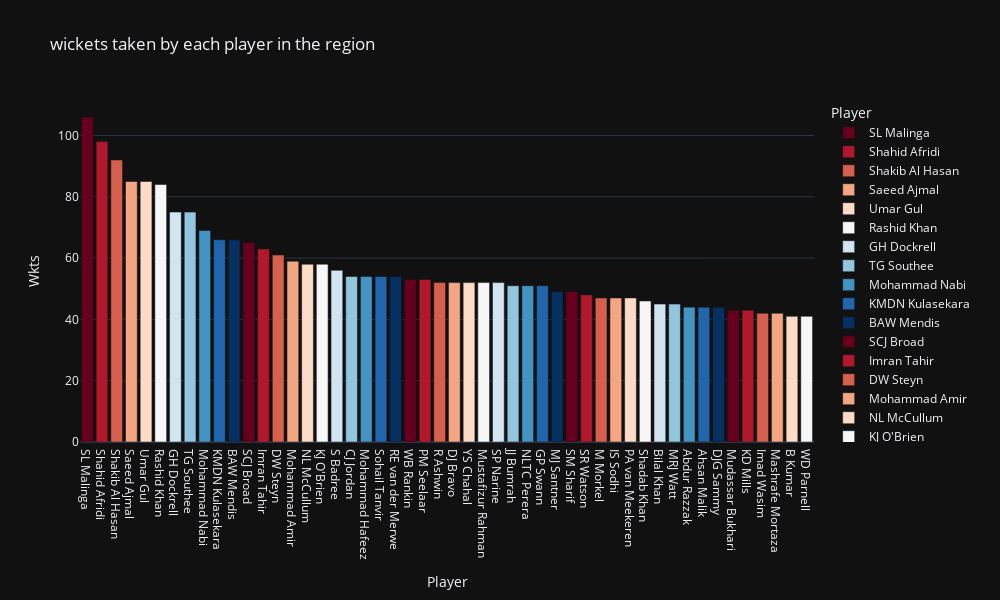

This figure's notebook cell:
### Code cell
#plotting
px.bar(bowling_t20.head(50), x="Player", y="Wkts", color="Player", title="wickets taken by each player in the region"
       , color_discrete_sequence=px.colors.sequential.RdBu, height=600, width=1000, template="plotly_dark",
       labels={"Final Region": "Region", "HS": "Matches Played"})

### Figure 1 — Plotly figure (JSON) as saved in the notebook; plotly's stock layout.template omitted (floating-point values rounded to 4 significant figures)
{"data": [{"alignmentgroup": "True", "hovertemplate": "Player=%{x}<br>Wkts=%{y}<extra></extra>", "legendgroup": "SL Malinga ", "marker": {"color": "rgb(103,0,31)", "pattern": {"shape": ""}}, "name": "SL Malinga ", "offsetgroup": "SL Malinga ", "orientation": "v", "showlegend": true, "textposition": "auto", "type": "bar", "x": ["SL Malinga "], "xaxis": "x", "y": [106], "yaxis": "y"}, {"alignmentgroup": "True", "hovertemplate": "Player=%{x}<br>Wkts=%{y}<extra></extra>", "legendgroup": "Shahid Afridi ", "marker": {"color": "rgb(178,24,43)", "pattern": {"shape": ""}}, "name": "Shahid Afridi ", "offsetgroup": "Shahid Afridi ", "orientation": "v", "showlegend": true, "textposition": "auto", "type": "bar", "x": ["Shahid Afridi "], "xaxis": "x", "y": [98], "yaxis": "y"}, {"alignmentgroup": "True", "hovertemplate": "Player=%{x}<br>Wkts=%{y}<extra></extra>", "legendgroup": "Shakib Al Hasan ", "marker": {"color": "rgb(214,96,77)", "pattern": {"shape": ""}}, "name": "Shakib Al Hasan ", "offsetgroup": "Shakib Al Hasan ", "orientation": "v", "showlegend": true, "textposition": "auto", "type": "bar", "x": ["Shakib Al Hasan "], "xaxis": "x", "y": [92], "yaxis": "y"}, {"alignmentgroup": "True", "hovertemplate": "Player=%{x}<br>Wkts=%{y}<extra></extra>", "legendgroup": "Saeed Ajmal ", "marker": {"color": "rgb(244,165,130)", "pattern": {"shape": ""}}, "name": "Saeed Ajmal ", "offsetgroup": "Saeed Ajmal ", "orientation": "v", "showlegend": true, "textposition": "auto", "type": "bar", "x": ["Saeed Ajmal "], "xaxis": "x", "y": [85], "yaxis": "y"}, {"alignmentgroup": "True", "hovertemplate": "Player=%{x}<br>Wkts=%{y}<extra></extra>", "legendgroup": "Umar Gul ", "marker": {"color": "rgb(253,219,199)", "pattern": {"shape": ""}}, "name": "Umar Gul ", "offsetgroup": "Umar Gul ", "orientation": "v", "showlegend": true, "textposition": "auto", "type": "bar", "x": ["Umar Gul "], "xaxis": "x", "y": [85], "yaxis": "y"}, {"alignmentgroup": "True", "hovertemplate": "Player=%{x}<br>Wkts=%{y}<extra></extra>", "legendgroup": "Rashid Khan ", "marker": {"color": "rgb(247,247,247)", "pattern": {"shape": ""}}, "name": "Rashid Khan ", "offsetgroup": "Rashid Khan ", "orientation": "v", "showlegend": true, "textposition": "auto", "type": "bar", "x": ["Rashid Khan "], "xaxis": "x", "y": [84], "yaxis": "y"}, {"alignmentgroup": "True", "hovertemplate": "Player=%{x}<br>Wkts=%{y}<extra></extra>", "legendgroup": "GH Dockrell ", "marker": {"color": "rgb(209,229,240)", "pattern": {"shape": ""}}, "name": "GH Dockrell ", "offsetgroup": "GH Dockrell ", "orientation": "v", "showlegend": true, "textposition": "auto", "type": "bar", "x": ["GH Dockrell "], "xaxis": "x", "y": [75], "yaxis": "y"}, {"alignmentgroup": "True", "hovertemplate": "Player=%{x}<br>Wkts=%{y}<extra></extra>", "legendgroup": "TG Southee ", "marker": {"color": "rgb(146,197,222)", "pattern": {"shape": ""}}, "name": "TG Southee ", "offsetgroup": "TG Southee ", "orientation": "v", "showlegend": true, "textposition": "auto", "type": "bar", "x": ["TG Southee "], "xaxis": "x", "y": [75], "yaxis": "y"}, {"alignmentgroup": "True", "hovertemplate": "Player=%{x}<br>Wkts=%{y}<extra></extra>", "legendgroup": "Mohammad Nabi ", "marker": {"color": "rgb(67,147,195)", "pattern": {"shape": ""}}, "name": "Mohammad Nabi ", "offsetgroup": "Mohammad Nabi ", "orientation": "v", "showlegend": true, "textposition": "auto", "type": "bar", "x": ["Mohammad Nabi "], "xaxis": "x", "y": [69], "yaxis": "y"}, {"alignmentgroup": "True", "hovertemplate": "Player=%{x}<br>Wkts=%{y}<extra></extra>", "legendgroup": "KMDN Kulasekara ", "marker": {"color": "rgb(33,102,172)", "pattern": {"shape": ""}}, "name": "KMDN Kulasekara ", "offsetgroup": "KMDN Kulasekara ", "orientation": "v", "showlegend": true, "textposition": "auto", "type": "bar", "x": ["KMDN Kulasekara "], "xaxis": "x", "y": [66], "yaxis": "y"}, {"alignmentgroup": "True", "hovertemplate": "Player=%{x}<br>Wkts=%{y}<extra></extra>", "legendgroup": "BAW Mendis ", "marker": {"color": "rgb(5,48,97)", "pattern": {"shape": ""}}, "name": "BAW Mendis ", "offsetgroup": "BAW Mendis ", "orientation": "v", "showlegend": true, "textposition": "auto", "type": "bar", "x": ["BAW Mendis "], "xaxis": "x", "y": [66], "yaxis": "y"}, {"alignmentgroup": "True", "hovertemplate": "Player=%{x}<br>Wkts=%{y}<extra></extra>", "legendgroup": "SCJ Broad ", "marker": {"color": "rgb(103,0,31)", "pattern": {"shape": ""}}, "name": "SCJ Broad ", "offsetgroup": "SCJ Broad ", "orientation": "v", "showlegend": true, "textposition": "auto", "type": "bar", "x": ["SCJ Broad "], "xaxis": "x", "y": [65], "yaxis": "y"}, {"alignmentgroup": "True", "hovertemplate": "Player=%{x}<br>Wkts=%{y}<extra></extra>", "legendgroup": "Imran Tahir ", "marker": {"color": "rgb(178,24,43)", "pattern": {"shape": ""}}, "name": "Imran Tahir ", "offsetgroup": "Imran Tahir ", "orientation": "v", "showlegend": true, "textposition": "auto", "type": "bar", "x": ["Imran Tahir "], "xaxis": "x", "y": [63], "yaxis": "y"}, {"alignmentgroup": "True", "hovertemplate": "Player=%{x}<br>Wkts=%{y}<extra></extra>", "legendgroup": "DW Steyn ", "marker": {"color": "rgb(214,96,77)", "pattern": {"shape": ""}}, "name": "DW Steyn ", "offsetgroup": "DW Steyn ", "orientation": "v", "showlegend": true, "textposition": "auto", "type": "bar", "x": ["DW Steyn "], "xaxis": "x", "y": [61], "yaxis": "y"}, {"alignmentgroup": "True", "hovertemplate": "Player=%{x}<br>Wkts=%{y}<extra></extra>", "legendgroup": "Mohammad Amir ", "marker": {"color": "rgb(244,165,130)", "pattern": {"shape": ""}}, "name": "Mohammad Amir ", "offsetgroup": "Mohammad Amir ", "orientation": "v", "showlegend": true, "textposition": "auto", "type": "bar", "x": ["Mohammad Amir "], "xaxis": "x", "y": [59], "yaxis": "y"}, {"alignmentgroup": "True", "hovertemplate": "Player=%{x}<br>Wkts=%{y}<extra></extra>", "legendgroup": "NL McCullum ", "marker": {"color": "rgb(253,219,199)", "pattern": {"shape": ""}}, "name": "NL McCullum ", "offsetgroup": "NL McCullum ", "orientation": "v", "showlegend": true, "textposition": "auto", "type": "bar", "x": ["NL McCullum "], "xaxis": "x", "y": [58], "yaxis": "y"}, {"alignmentgroup": "True", "hovertemplate": "Player=%{x}<br>Wkts=%{y}<extra></extra>", "legendgroup": "KJ O'Brien ", "marker": {"color": "rgb(247,247,247)", "pattern": {"shape": ""}}, "name": "KJ O'Brien ", "offsetgroup": "KJ O'Brien ", "orientation": "v", "showlegend": true, "textposition": "auto", "type": "bar", "x": ["KJ O'Brien "], "xaxis": "x", "y": [58], "yaxis": "y"}, {"alignmentgroup": "True", "hovertemplate": "Player=%{x}<br>Wkts=%{y}<extra></extra>", "legendgroup": "S Badree ", "marker": {"color": "rgb(209,229,240)", "pattern": {"shape": ""}}, "name": "S Badree ", "offsetgroup": "S Badree ", "orientation": "v", "showlegend": true, "textposition": "auto", "type": "bar", "x": ["S Badree "], "xaxis": "x", "y": [56], "yaxis": "y"}, {"alignmentgroup": "True", "hovertemplate": "Player=%{x}<br>Wkts=%{y}<extra></extra>", "legendgroup": "CJ Jordan ", "marker": {"color": "rgb(146,197,222)", "pattern": {"shape": ""}}, "name": "CJ Jordan ", "offsetgroup": "CJ Jordan ", "orientation": "v", "showlegend": true, "textposition": "auto", "type": "bar", "x": ["CJ Jordan "], "xaxis": "x", "y": [54], "yaxis": "y"}, {"alignmentgroup": "True", "hovertemplate": "Player=%{x}<br>Wkts=%{y}<extra></extra>", "legendgroup": "Mohammad Hafeez ", "marker": {"color": "rgb(67,147,195)", "pattern": {"shape": ""}}, "name": "Mohammad Hafeez ", "offsetgroup": "Mohammad Hafeez ", "orientation": "v", "showlegend": true, "textposition": "auto", "type": "bar", "x": ["Mohammad Hafeez "], "xaxis": "x", "y": [54], "yaxis": "y"}, {"alignmentgroup": "True", "hovertemplate": "Player=%{x}<br>Wkts=%{y}<extra></extra>", "legendgroup": "Sohail Tanvir ", "marker": {"color": "rgb(33,102,172)", "pattern": {"shape": ""}}, "name": "Sohail Tanvir ", "offsetgroup": "Sohail Tanvir ", "orientation": "v", "showlegend": true, "textposition": "auto", "type": "bar", "x": ["Sohail Tanvir "], "xaxis": "x", "y": [54], "yaxis": "y"}, {"alignmentgroup": "True", "hovertemplate": "Player=%{x}<br>Wkts=%{y}<extra></extra>", "legendgroup": "RE van der Merwe ", "marker": {"color": "rgb(5,48,97)", "pattern": {"shape": ""}}, "name": "RE van der Merwe ", "offsetgroup": "RE van der Merwe ", "orientation": "v", "showlegend": true, "textposition": "auto", "type": "bar", "x": ["RE van der Merwe "], "xaxis": "x", "y": [54], "yaxis": "y"}, {"alignmentgroup": "True", "hovertemplate": "Player=%{x}<br>Wkts=%{y}<extra></extra>", "legendgroup": "WB Rankin ", "marker": {"color": "rgb(103,0,31)", "pattern": {"shape": ""}}, "name": "WB Rankin ", "offsetgroup": "WB Rankin ", "orientation": "v", "showlegend": true, "textposition": "auto", "type": "bar", "x": ["WB Rankin "], "xaxis": "x", "y": [53], "yaxis": "y"}, {"alignmentgroup": "True", "hovertemplate": "Player=%{x}<br>Wkts=%{y}<extra></extra>", "legendgroup": "PM Seelaar ", "marker": {"color": "rgb(178,24,43)", "pattern": {"shape": ""}}, "name": "PM Seelaar ", "offsetgroup": "PM Seelaar ", "orientation": "v", "showlegend": true, "textposition": "auto", "type": "bar", "x": ["PM Seelaar "], "xaxis": "x", "y": [53], "yaxis": "y"}, {"alignmentgroup": "True", "hovertemplate": "Player=%{x}<br>Wkts=%{y}<extra></extra>", "legendgroup": "R Ashwin ", "marker": {"color": "rgb(214,96,77)", "pattern": {"shape": ""}}, "name": "R Ashwin ", "offsetgroup": "R Ashwin ", "orientation": "v", "showlegend": true, "textposition": "auto", "type": "bar", "x": ["R Ashwin "], "xaxis": "x", "y": [52], "yaxis": "y"}, {"alignmentgroup": "True", "hovertemplate": "Player=%{x}<br>Wkts=%{y}<extra></extra>", "legendgroup": "DJ Bravo ", "marker": {"color": "rgb(244,165,130)", "pattern": {"shape": ""}}, "name": "DJ Bravo ", "offsetgroup": "DJ Bravo ", "orientation": "v", "showlegend": true, "textposition": "auto", "type": "bar", "x": ["DJ Bravo "], "xaxis": "x", "y": [52], "yaxis": "y"}, {"alignmentgroup": "True", "hovertemplate": "Player=%{x}<br>Wkts=%{y}<extra></extra>", "legendgroup": "YS Chahal ", "marker": {"color": "rgb(253,219,199)", "pattern": {"shape": ""}}, "name": "YS Chahal ", "offsetgroup": "YS Chahal ", "orientation": "v", "showlegend": true, "textposition": "auto", "type": "bar", "x": ["YS Chahal "], "xaxis": "x", "y": [52], "yaxis": "y"}, {"alignmentgroup": "True", "hovertemplate": "Player=%{x}<br>Wkts=%{y}<extra></extra>", "legendgroup": "Mustafizur Rahman ", "marker": {"color": "rgb(247,247,247)", "pattern": {"shape": ""}}, "name": "Mustafizur Rahman ", "offsetgroup": "Mustafizur Rahman ", "orientation": "v", "showlegend": true, "textposition": "auto", "type": "bar", "x": ["Mustafizur Rahman "], "xaxis": "x", "y": [52], "yaxis": "y"}, {"alignmentgroup": "True", "hovertemplate": "Player=%{x}<br>Wkts=%{y}<extra></extra>", "legendgroup": "SP Narine ", "marker": {"color": "rgb(209,229,240)", "pattern": {"shape": ""}}, "name": "SP Narine ", "offsetgroup": "SP Narine ", "orientation": "v", "showlegend": true, "textposition": "auto", "type": "bar", "x": ["SP Narine "], "xaxis": "x", "y": [52], "yaxis": "y"}, {"alignmentgroup": "True", "hovertemplate": "Player=%{x}<br>Wkts=%{y}<extra></extra>", "legendgroup": "JJ Bumrah ", "marker": {"color": "rgb(146,197,222)", "pattern": {"shape": ""}}, "name": "JJ Bumrah ", "offsetgroup": "JJ Bumrah ", "orientation": "v", "showlegend": true, "textposition": "auto", "type": "bar", "x": ["JJ Bumrah "], "xaxis": "x", "y": [51], "yaxis": "y"}, {"alignmentgroup": "True", "hovertemplate": "Player=%{x}<br>Wkts=%{y}<extra></extra>", "legendgroup": "NLTC Perera ", "marker": {"color": "rgb(67,147,195)", "pattern": {"shape": ""}}, "name": "NLTC Perera ", "offsetgroup": "NLTC Perera ", "orientation": "v", "showlegend": true, "textposition": "auto", "type": "bar", "x": ["NLTC Perera "], "xaxis": "x", "y": [51], "yaxis": "y"}, {"alignmentgroup": "True", "hovertemplate": "Player=%{x}<br>Wkts=%{y}<extra></extra>", "legendgroup": "GP Swann ", "marker": {"color": "rgb(33,102,172)", "pattern": {"shape": ""}}, "name": "GP Swann ", "offsetgroup": "GP Swann ", "orientation": "v", "showlegend": true, "textposition": "auto", "type": "bar", "x": ["GP Swann "], "xaxis": "x", "y": [51], "yaxis": "y"}, {"alignmentgroup": "True", "hovertemplate": "Player=%{x}<br>Wkts=%{y}<extra></extra>", "legendgroup": "MJ Santner ", "marker": {"color": "rgb(5,48,97)", "pattern": {"shape": ""}}, "name": "MJ Santner ", "offsetgroup": "MJ Santner ", "orientation": "v", "showlegend": true, "textposition": "auto", "type": "bar", "x": ["MJ Santner "], "xaxis": "x", "y": [49], "yaxis": "y"}, {"alignmentgroup": "True", "hovertemplate": "Player=%{x}<br>Wkts=%{y}<extra></extra>", "legendgroup": "SM Sharif ", "marker": {"color": "rgb(103,0,31)", "pattern": {"shape": ""}}, "name": "SM Sharif ", "offsetgroup": "SM Sharif ", "orientation": "v", "showlegend": true, "textposition": "auto", "type": "bar", "x": ["SM Sharif "], "xaxis": "x", "y": [49], "yaxis": "y"}, {"alignmentgroup": "True", "hovertemplate": "Player=%{x}<br>Wkts=%{y}<extra></extra>", "legendgroup": "SR Watson ", "marker": {"color": "rgb(178,24,43)", "pattern": {"shape": ""}}, "name": "SR Watson ", "offsetgroup": "SR Watson ", "orientation": "v", "showlegend": true, "textposition": "auto", "type": "bar", "x": ["SR Watson "], "xaxis": "x", "y": [48], "yaxis": "y"}, {"alignmentgroup": "True", "hovertemplate": "Player=%{x}<br>Wkts=%{y}<extra></extra>", "legendgroup": "M Morkel ", "marker": {"color": "rgb(214,96,77)", "pattern": {"shape": ""}}, "name": "M Morkel ", "offsetgroup": "M Morkel ", "orientation": "v", "showlegend": true, "textposition": "auto", "type": "bar", "x": ["M Morkel "], "xaxis": "x", "y": [47], "yaxis": "y"}, {"alignmentgroup": "True", "hovertemplate": "Player=%{x}<br>Wkts=%{y}<extra></extra>", "legendgroup": "IS Sodhi ", "marker": {"color": "rgb(244,165,130)", "pattern": {"shape": ""}}, "name": "IS Sodhi ", "offsetgroup": "IS Sodhi ", "orientation": "v", "showlegend": true, "textposition": "auto", "type": "bar", "x": ["IS Sodhi "], "xaxis": "x", "y": [47], "yaxis": "y"}, {"alignmentgroup": "True", "hovertemplate": "Player=%{x}<br>Wkts=%{y}<extra></extra>", "legendgroup": "PA van Meekeren ", "marker": {"color": "rgb(253,219,199)", "pattern": {"shape": ""}}, "name": "PA van Meekeren ", "offsetgroup": "PA van Meekeren ", "orientation": "v", "showlegend": true, "textposition": "auto", "type": "bar", "x": ["PA van Meekeren "], "xaxis": "x", "y": [47], "yaxis": "y"}, {"alignmentgroup": "True", "hovertemplate": "Player=%{x}<br>Wkts=%{y}<extra></extra>", "legendgroup": "Shadab Khan ", "marker": {"color": "rgb(247,247,247)", "pattern": {"shape": ""}}, "name": "Shadab Khan ", "offsetgroup": "Shadab Khan ", "orientation": "v", "showlegend": true, "textposition": "auto", "type": "bar", "x": ["Shadab Khan "], "xaxis": "x", "y": [46], "yaxis": "y"}, {"alignmentgroup": "True", "hovertemplate": "Player=%{x}<br>Wkts=%{y}<extra></extra>", "legendgroup": "Bilal Khan ", "marker": {"color": "rgb(209,229,240)", "pattern": {"shape": ""}}, "name": "Bilal Khan ", "offsetgroup": "Bilal Khan ", "orientation": "v", "showlegend": true, "textposition": "auto", "type": "bar", "x": ["Bilal Khan "], "xaxis": "x", "y": [45], "yaxis": "y"}, {"alignmentgroup": "True", "hovertemplate": "Player=%{x}<br>Wkts=%{y}<extra></extra>", "legendgroup": "MRJ Watt ", "marker": {"color": "rgb(146,197,222)", "pattern": {"shape": ""}}, "name": "MRJ Watt ", "offsetgroup": "MRJ Watt ", "orientation": "v", "showlegend": true, "textposition": "auto", "type": "bar", "x": ["MRJ Watt "], "xaxis": "x", "y": [45], "yaxis": "y"}, {"alignmentgroup": "True", "hovertemplate": "Player=%{x}<br>Wkts=%{y}<extra></extra>", "legendgroup": "Abdur Razzak ", "marker": {"color": "rgb(67,147,195)", "pattern": {"shape": ""}}, "name": "Abdur Razzak ", "offsetgroup": "Abdur Razzak ", "orientation": "v", "showlegend": true, "textposition": "auto", "type": "bar", "x": ["Abdur Razzak "], "xaxis": "x", "y": [44], "yaxis": "y"}, {"alignmentgroup": "True", "hovertemplate": "Player=%{x}<br>Wkts=%{y}<extra></extra>", "legendgroup": "Ahsan Malik ", "marker": {"color": "rgb(33,102,172)", "pattern": {"shape": ""}}, "name": "Ahsan Malik ", "offsetgroup": "Ahsan Malik ", "orientation": "v", "showlegend": true, "textposition": "auto", "type": "bar", "x": ["Ahsan Malik "], "xaxis": "x", "y": [44], "yaxis": "y"}, {"alignmentgroup": "True", "hovertemplate": "Player=%{x}<br>Wkts=%{y}<extra></extra>", "legendgroup": "DJG Sammy ", "marker": {"color": "rgb(5,48,97)", "pattern": {"shape": ""}}, "name": "DJG Sammy ", "offsetgroup": "DJG Sammy ", "orientation": "v", "showlegend": true, "textposition": "auto", "type": "bar", "x": ["DJG Sammy "], "xaxis": "x", "y": [44], "yaxis": "y"}, {"alignmentgroup": "True", "hovertemplate": "Player=%{x}<br>Wkts=%{y}<extra></extra>", "legendgroup": "Mudassar Bukhari ", "marker": {"color": "rgb(103,0,31)", "pattern": {"shape": ""}}, "name": "Mudassar Bukhari ", "offsetgroup": "Mudassar Bukhari ", "orientation": "v", "showlegend": true, "textposition": "auto", "type": "bar", "x": ["Mudassar Bukhari "], "xaxis": "x", "y": [43], "yaxis": "y"}, {"alignmentgroup": "True", "hovertemplate": "Player=%{x}<br>Wkts=%{y}<extra></extra>", "legendgroup": "KD Mills ", "marker": {"color": "rgb(178,24,43)", "pattern": {"shape": ""}}, "name": "KD Mills ", "offsetgroup": "KD Mills ", "orientation": "v", "showlegend": true, "textposition": "auto", "type": "bar", "x": ["KD Mills "], "xaxis": "x", "y": [43], "yaxis": "y"}, {"alignmentgroup": "True", "hovertemplate": "Player=%{x}<br>Wkts=%{y}<extra></extra>", "legendgroup": "Imad Wasim ", "marker": {"color": "rgb(214,96,77)", "pattern": {"shape": ""}}, "name": "Imad Wasim ", "offsetgroup": "Imad Wasim ", "orientation": "v", "showlegend": true, "textposition": "auto", "type": "bar", "x": ["Imad Wasim "], "xaxis": "x", "y": [42], "yaxis": "y"}, {"alignmentgroup": "True", "hovertemplate": "Player=%{x}<br>Wkts=%{y}<extra></extra>", "legendgroup": "Mashrafe Mortaza ", "marker": {"color": "rgb(244,165,130)", "pattern": {"shape": ""}}, "name": "Mashrafe Mortaza ", "offsetgroup": "Mashrafe Mortaza ", "orientation": "v", "showlegend": true, "textposition": "auto", "type": "bar", "x": ["Mashrafe Mortaza "], "xaxis": "x", "y": [42], "yaxis": "y"}, {"alignmentgroup": "True", "hovertemplate": "Player=%{x}<br>Wkts=%{y}<extra></extra>", "legendgroup": "B Kumar ", "marker": {"color": "rgb(253,219,199)", "pattern": {"shape": ""}}, "name": "B Kumar ", "offsetgroup": "B Kumar ", "orientation": "v", "showlegend": true, "textposition": "auto", "type": "bar", "x": ["B Kumar "], "xaxis": "x", "y": [41], "yaxis": "y"}, {"alignmentgroup": "True", "hovertemplate": "Player=%{x}<br>Wkts=%{y}<extra></extra>", "legendgroup": "WD Parnell ", "marker": {"color": "rgb(247,247,247)", "pattern": {"shape": ""}}, "name": "WD Parnell ", "offsetgroup": "WD Parnell ", "orientation": "v", "showlegend": true, "textposition": "auto", "type": "bar", "x": ["WD Parnell "], "xaxis": "x", "y": [41], "yaxis": "y"}], "layout": {"barmode": "relative", "height": 600, "legend": {"title": {"text": "Player"}, "tracegroupgap": 0}, "title": {"text": "wickets taken by each player in the region"}, "width": 1000, "xaxis": {"anchor": "y", "categoryarray": ["SL Malinga ", "Shahid Afridi ", "Shakib Al Hasan ", "Saeed Ajmal ", "Umar Gul ", "Rashid Khan ", "GH Dockrell ", "TG Southee ", "Mohammad Nabi ", "KMDN Kulasekara ", "BAW Mendis ", "SCJ Broad ", "Imran Tahir ", "DW Steyn ", "Mohammad Amir ", "NL McCullum ", "KJ O'Brien ", "S Badree ", "CJ Jordan ", "Mohammad Hafeez ", "Sohail Tanvir ", "RE van der Merwe ", "WB Rankin ", "PM Seelaar ", "R Ashwin ", "DJ Bravo ", "YS Chahal ", "Mustafizur Rahman ", "SP Narine ", "JJ Bumrah ", "NLTC Perera ", "GP Swann ", "MJ Santner ", "SM Sharif ", "SR Watson ", "M Morkel ", "IS Sodhi ", "PA van Meekeren ", "Shadab Khan ", "Bilal Khan ", "MRJ Watt ", "Abdur Razzak ", "Ahsan Malik ", "DJG Sammy ", "Mudassar Bukhari ", "KD Mills ", "Imad Wasim ", "Mashrafe Mortaza ", "B Kumar ", "WD Parnell "], "categoryorder": "array", "domain": [0, 1], "title": {"text": "Player"}}, "yaxis": {"anchor": "x", "domain": [0, 1], "title": {"text": "Wkts"}}}}
